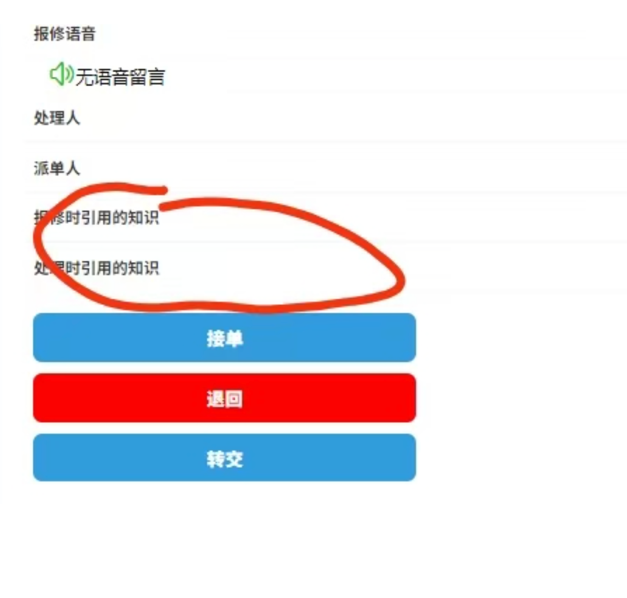
#> input picture dan/抢单子/1.png, 627 x 598 px
$ python auto_accept_order.py
#> lines starting #> are read from the running program, lines starting #| are printed output that depends on the picture; after the words box and inside, x2 and y2 are one past the last pixel; in counts of white or black regions, pixels touching at a corner belong together
import cv2
import numpy as np
import os

# --- 配置 ---
# 源图片和模板图片的路径
source_image_path = '1.png'  # 你的原始截图
template_image_path = 'img_1.png'  # 你的“接单”按钮模板
output_image_path = 'result_with_box.png'  # 保存结果图片的文件名
# 匹配的置信度阈值
confidence_threshold = 0.8

print(f"--- 开始验证匹配位置，源文件: '{source_image_path}' ---")

# 1. 检查文件是否存在
if not os.path.exists(source_image_path) or not os.path.exists(template_image_path):
    print(f"错误：请确保源文件 '{source_image_path}' 和模板文件 '{template_image_path}' 存在。")
else:
    # 2. 加载源图片和模板图片
    source_image = cv2.imread(source_image_path, cv2.IMREAD_COLOR)
#> source_image is the input picture: shape (598, 627, 3); mean B, G, R 232.4, 227.4, 232.1
    template_image = cv2.imread(template_image_path, cv2.IMREAD_COLOR)
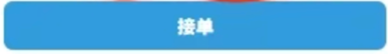
#> input picture dan/抢单子/img_1.png, 388 x 54 px
#> template_image is the input picture: shape (54, 388, 3); mean B, G, R 221.3, 167.1, 77.1

    if source_image is None or template_image is None:
        print("错误：图片加载失败，请检查文件是否正确。")
    else:
        # 获取模板的宽度和高度
        template_h, template_w, _ = template_image.shape
#> template_h = 54; template_w = 388

        # 3. 执行模板匹配
        result = cv2.matchTemplate(source_image, template_image, cv2.TM_CCOEFF_NORMED)
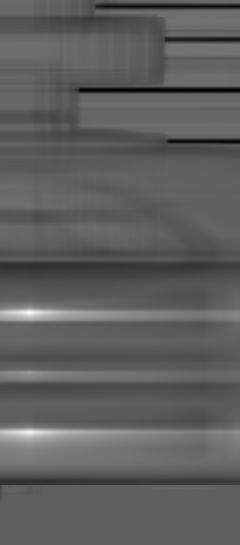
#> result: shape (545, 240) float32; min -0.597, max 0.992, mean -0.0065; drawn with min black and max white
        min_val, max_val, min_loc, max_loc = cv2.minMaxLoc(result)
#> min_val = -0.597; max_val = 0.992; min_loc = (230, 90); max_loc = (29, 312)

        print(f"模板匹配完成，最高相似度: {max_val:.2f}")
#| 模板匹配完成，最高相似度: 0.99

        # 4. 检查相似度是否超过阈值
        if max_val >= confidence_threshold:
            # 匹配成功的左上角坐标
            top_left = max_loc
#> top_left = (29, 312)
            # 计算右下角坐标
            bottom_right = (top_left[0] + template_w, top_left[1] + template_h)
#> bottom_right = (417, 366)

            print(f"成功找到匹配区域！")
            print(f"  -> 左上角坐标: {top_left}")
#|   -> 左上角坐标: (29, 312)
            print(f"  -> 宽度: {template_w}, 高度: {template_h}")
#|   -> 宽度: 388, 高度: 54

            # --- 核心修改：在这里绘制矩形框 ---
            # 为了不修改原始图片，我们先创建一个副本
            image_with_box = source_image.copy()

            # 定义矩形框的颜色 (B, G, R 格式) - 这里是绿色
            box_color = (0, 255, 0)
            # 定义线条的粗细
            box_thickness = 2

            # 使用 cv2.rectangle 函数绘制矩形
            cv2.rectangle(image_with_box, top_left, bottom_right, box_color, box_thickness)
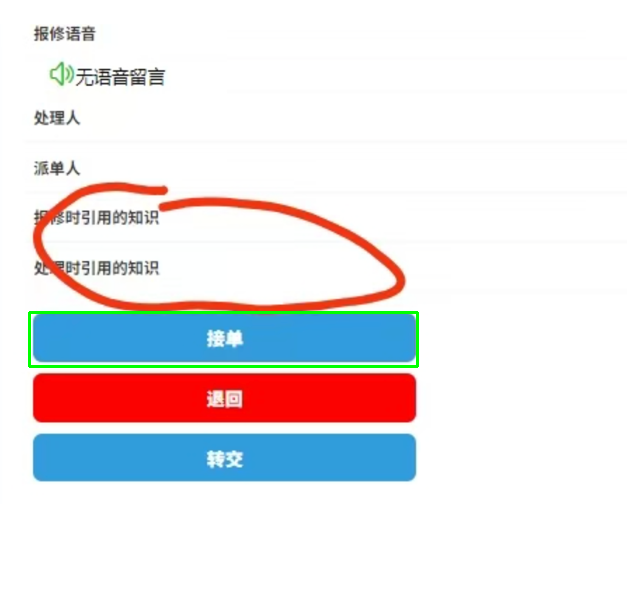
#> image_with_box: shape (598, 627, 3); 0.71% of pixels changed, all inside (x1, y1, x2, y2) = (28, 311, 419, 368)

            # --- 核心修改：保存带有矩形框的图片 ---
            cv2.imwrite(output_image_path, image_with_box)

            print(f"\n[成功] 已将带有标记框的图片保存为: '{output_image_path}'")

            # (可选) 如果你想立即看到结果，可以取消下面三行代码的注释
            # cv2.imshow('Verification Result', image_with_box)
            # cv2.waitKey(0)
            # cv2.destroyAllWindows()

        else:
            print(f"匹配失败。最高相似度 ({max_val:.2f}) 未达到阈值 ({confidence_threshold})。")

print("\n--- 脚本执行完毕 ---")
